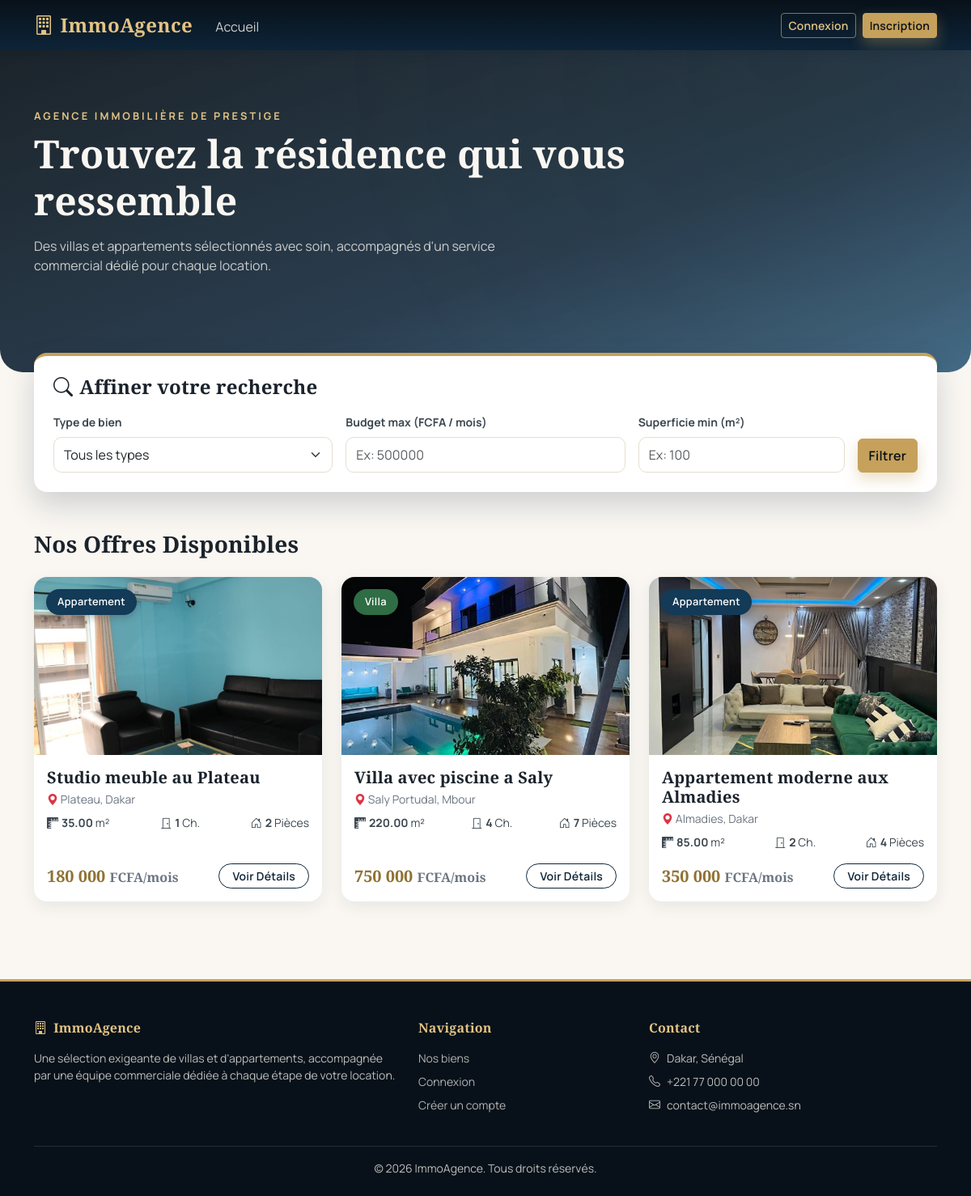
The page / on the database its author committed.
### tables this page shows
CREATE TABLE `images` (
  `id_image` int(11) NOT NULL,
  `chemin_fichier` varchar(255) NOT NULL,
  `is_principal` tinyint(1) NOT NULL DEFAULT 0,
  `id_bien` int(11) NOT NULL
);

CREATE TABLE `biens` (
  `id_bien` int(11) NOT NULL,
  `titre` varchar(200) NOT NULL,
  `description` text DEFAULT NULL,
  `adresse` varchar(255) NOT NULL,
  `prix_mensuel` decimal(12,2) NOT NULL,
  `superficie` decimal(10,2) NOT NULL,
  `nb_chambres` int(11) NOT NULL DEFAULT 0,
  `nb_pieces` int(11) NOT NULL DEFAULT 0,
  `type` enum('Appartement','Villa') NOT NULL,
  `date_ajout` timestamp NOT NULL DEFAULT current_timestamp()
);

### index.php (the view, shortened to what this page needs)
<?php
require_once 'config/bootstrap.php';
include_once 'includes/header.php';
$prix_max = isset($_GET['prix_max']) ? $_GET['prix_max'] : '';
$superficie_min = isset($_GET['superficie_min']) ? $_GET['superficie_min'] : '';
$sql = "SELECT b.*, i.chemin_fichier
        FROM BIENS b
        LEFT JOIN IMAGES i ON b.id_bien = i.id_bien AND i.is_principal = 1
        WHERE 1=1";
$params = [];
$sql .= " ORDER BY b.id_bien DESC";
try {
    $stmt = $pdo->prepare($sql);
    $stmt->execute($params);
    $biens = $stmt->fetchAll();
} catch (PDOException $e) {
    error_log('Erreur de récupération des biens : ' . $e->getMessage());
    $biens = [];
}
?>
<section class="hero-premium">
    <div class="container">
        <div class="row">
            <div class="col-lg-8">
                <div class="eyebrow mb-2">Agence immobilière de prestige</div>
                <h1 class="fw-bold mb-3">Trouvez la résidence qui vous ressemble</h1>
                <p class="mb-0">Des villas et appartements sélectionnés avec soin, accompagnés d'un service commercial dédié pour chaque location.</p>
            </div>
        </div>
    </div>
</section>
<main class="container my-5">
    <div class="card search-card p-4 mb-5">
        <h4 class="mb-3 fw-bold text-dark"><i class="bi bi-search me-2"></i>Affiner votre recherche</h4>
        <form method="GET" action="index.php" class="row g-3">
            <div class="col-md-4">
                <label for="type" class="form-label small fw-bold">Type de bien</label>
                <select name="type" id="type" class="form-select">
                    <option value="">Tous les types</option>
                </select>
            </div>
            <div class="col-md-4">
                <label for="prix_max" class="form-label small fw-bold">Budget max (FCFA / mois)</label>
                <input type="number" name="prix_max" id="prix_max" class="form-control" placeholder="Ex: 500000" value="<?php echo htmlspecialchars($prix_max); ?>">
            </div>
            <div class="col-md-3">
                <label for="superficie_min" class="form-label small fw-bold">Superficie min (m²)</label>
                <input type="number" name="superficie_min" id="superficie_min" class="form-control" placeholder="Ex: 100" value="<?php echo htmlspecialchars($superficie_min); ?>">
            </div>
            <div class="col-md-1 d-flex align-items-end">
                <button type="submit" class="btn btn-primary w-100 py-2">Filtrer</button>
            </div>
        </form>
    </div>
    <h3 class="fw-bold text-dark mb-4">Nos Offres Disponibles</h3>
    <div class="row row-cols-1 row-cols-md-2 row-cols-lg-3 g-4">
        <?php if (count($biens) > 0): ?>
            <?php foreach ($biens as $bien): ?>
                <div class="col">
                    <div class="card h-100 property-card position-relative">
                        <span class="badge-type <?php echo $bien['type'] === 'Villa' ? 'bg-success' : 'bg-primary'; ?> text-white">
                            <?php echo htmlspecialchars($bien['type']); ?>
                        </span>
                        <?php
                            if (!empty($bien['chemin_fichier'])) {
                                $image_url = "uploads/" . rawurlencode($bien['chemin_fichier']);
                            } else {
                                $image_url = "https://via.placeholder.com/600x400?text=Aucune+Image";
                            }
                        ?>
                        <img src="<?php echo $image_url; ?>" class="card-img-top" alt="<?php echo htmlspecialchars($bien['titre']); ?>" style="height: 220px; object-fit: cover;">
                        <div class="card-body d-flex flex-column">
                            <h5 class="card-title fw-bold text-dark mb-1"><?php echo htmlspecialchars($bien['titre']); ?></h5>
                            <p class="text-muted small mb-2"><i class="bi bi-geo-alt-fill text-danger"></i> <?php echo htmlspecialchars($bien['adresse']); ?></p>
                            <div class="d-flex justify-content-between mb-3 text-secondary small">
                                <span><i class="bi bi-rulers me-1"></i><strong><?php echo htmlspecialchars($bien['superficie']); ?></strong> m²</span>
                                <span><i class="bi bi-door-closed me-1"></i><strong><?php echo htmlspecialchars($bien['nb_chambres']); ?></strong> Ch.</span>
                                <span><i class="bi bi-house-door me-1"></i><strong><?php echo htmlspecialchars($bien['nb_pieces']); ?></strong> Pièces</span>
                            </div>
                            <div class="mt-auto d-flex justify-content-between align-items-center">
                                <span class="fs-5 price-tag"><?php echo number_format($bien['prix_mensuel'], 0, ',', ' '); ?> <small class="fs-6 text-muted">FCFA/mois</small></span>
                                <a href="detail_bien.php?id=<?php echo $bien['id_bien']; ?>" class="btn btn-outline-dark btn-sm rounded-pill px-3">Voir Détails</a>
                            </div>
                        </div>
                    </div>
                </div>
            <?php endforeach; ?>
        <?php endif; ?>
    </div>
</main>
<?php include_once 'includes/footer.php'; ?>

### includes/header.php (shortened to what this page needs)
<?php
$current_dir = basename(dirname($_SERVER['SCRIPT_NAME']));
$prefix = ($current_dir === 'auth' || $current_dir === 'client' || $current_dir === 'commercial') ? '../' : '';
?>
<!DOCTYPE html>
<html lang="fr">
<head>
    <link href="https://cdn.jsdelivr.net/npm/bootstrap@5.3.3/dist/css/bootstrap.min.css" rel="stylesheet">
    <link rel="stylesheet" href="https://cdn.jsdelivr.net/npm/bootstrap-icons@1.11.3/font/bootstrap-icons.css">
    <link rel="stylesheet" href="<?php echo $prefix; ?>css/style.css">
</head>
<body>
<nav class="navbar navbar-expand-lg navbar-dark bg-dark">
    <div class="container">
        <a class="navbar-brand fw-bold" href="<?php echo $prefix; ?>index.php"><i class="bi bi-building me-2"></i>ImmoAgence</a>
        <div class="collapse navbar-collapse" id="navbarNav">
            <ul class="navbar-nav me-auto mb-2 mb-lg-0">
                <li class="nav-item">
                    <a class="nav-link" href="<?php echo $prefix; ?>index.php">Accueil</a>
                </li>
            </ul>
            <div class="d-flex align-items-center">
                <?php if (isset($_SESSION['id_user'])): ?>
                    <span class="navbar-text text-white me-3">
                        Bonjour, <strong><?php echo htmlspecialchars($_SESSION['prenom']); ?></strong> (<?php echo htmlspecialchars($_SESSION['role']); ?>)
                    </span>
                    <form method="POST" action="<?php echo $prefix; ?>auth/deconnexion.php" class="d-inline">
                        <input type="hidden" name="csrf_token" value="<?php echo htmlspecialchars(csrf_token()); ?>">
                        <button type="submit" class="btn btn-outline-danger btn-sm">Déconnexion</button>
                    </form>
                <?php else: ?>
                    <a href="<?php echo $prefix; ?>auth/connexion.php" class="btn btn-outline-light btn-sm me-2">Connexion</a>
                    <a href="<?php echo $prefix; ?>auth/inscription.php" class="btn btn-primary btn-sm">Inscription</a>
                <?php endif; ?>
            </div>
        </div>
    </div>
</nav>

### includes/footer.php (shortened to what this page needs)
    <?php
        $footer_current_dir = basename(dirname($_SERVER['SCRIPT_NAME']));
        $footer_prefix = ($footer_current_dir === 'auth' || $footer_current_dir === 'client' || $footer_current_dir === 'commercial') ? '../' : '';
    ?>
    <footer class="footer-premium pt-5 pb-4 mt-5">
        <div class="container">
            <div class="row g-4">
                <div class="col-md-5">
                    <h6 class="fw-bold mb-3"><i class="bi bi-building me-2"></i>ImmoAgence</h6>
                    <p class="small mb-0">Une sélection exigeante de villas et d'appartements, accompagnée par une équipe commerciale dédiée à chaque étape de votre location.</p>
                </div>
                <div class="col-md-3">
                    <h6 class="fw-bold mb-3">Navigation</h6>
                    <ul class="list-unstyled small">
                        <li class="mb-2"><a href="<?php echo $footer_prefix; ?>index.php">Nos biens</a></li>
                        <li class="mb-2"><a href="<?php echo $footer_prefix; ?>auth/connexion.php">Connexion</a></li>
                        <li class="mb-2"><a href="<?php echo $footer_prefix; ?>auth/inscription.php">Créer un compte</a></li>
                    </ul>
                </div>
                <div class="col-md-4">
                    <h6 class="fw-bold mb-3">Contact</h6>
                    <ul class="list-unstyled small">
                        <li class="mb-2"><i class="bi bi-geo-alt me-2"></i>Dakar, Sénégal</li>
                        <li class="mb-2"><i class="bi bi-telephone me-2"></i>+221 77 000 00 00</li>
                        <li class="mb-2"><i class="bi bi-envelope me-2"></i>contact@immoagence.sn</li>
                    </ul>
                </div>
            </div>
            <div class="footer-bottom text-center small mt-4 pt-3">
                &copy; <?php echo date('Y'); ?> ImmoAgence. Tous droits réservés.
            </div>
        </div>
    </footer>
</body>
</html>

### rows shown on the page
images: id_bien.type "Appartement", chemin_fichier (picture), id_bien.titre "Studio meuble au Plateau", id_bien.adresse "Plateau, Dakar", id_bien.superficie "35.00", id_bien.nb_chambres "1", id_bien.nb_pieces "2", id_bien.prix_mensuel "180 000"
images: id_bien.type "Villa", chemin_fichier (picture), id_bien.titre "Villa avec piscine a Saly", id_bien.adresse "Saly Portudal, Mbour", id_bien.superficie "220.00", id_bien.nb_chambres "4", id_bien.nb_pieces "7", id_bien.prix_mensuel "750 000"
images: id_bien.type "Appartement", chemin_fichier (picture), id_bien.titre "Appartement moderne aux Almadies", id_bien.adresse "Almadies, Dakar", id_bien.superficie "85.00", id_bien.nb_chambres "2", id_bien.nb_pieces "4", id_bien.prix_mensuel "350 000"
